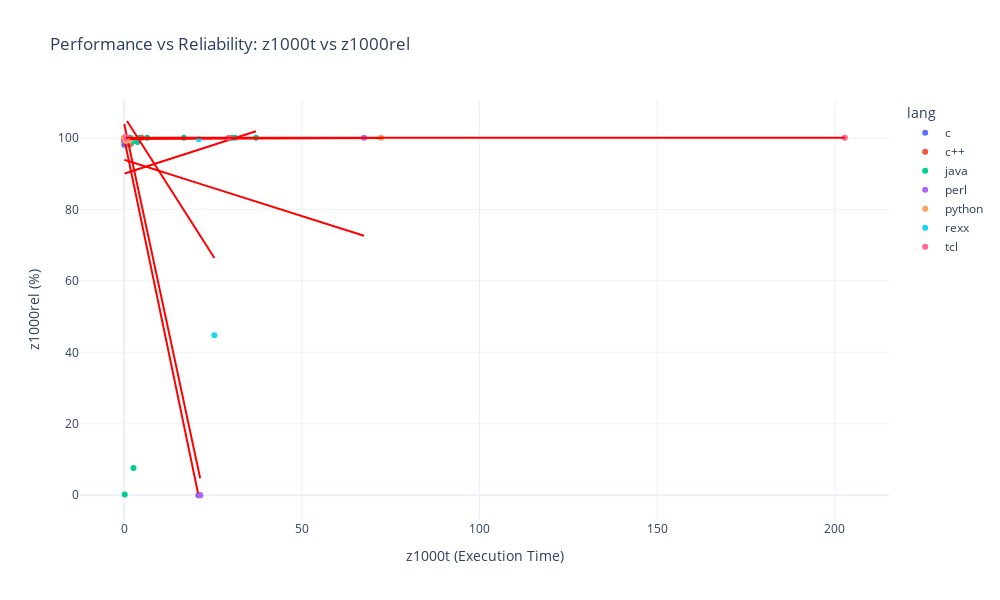
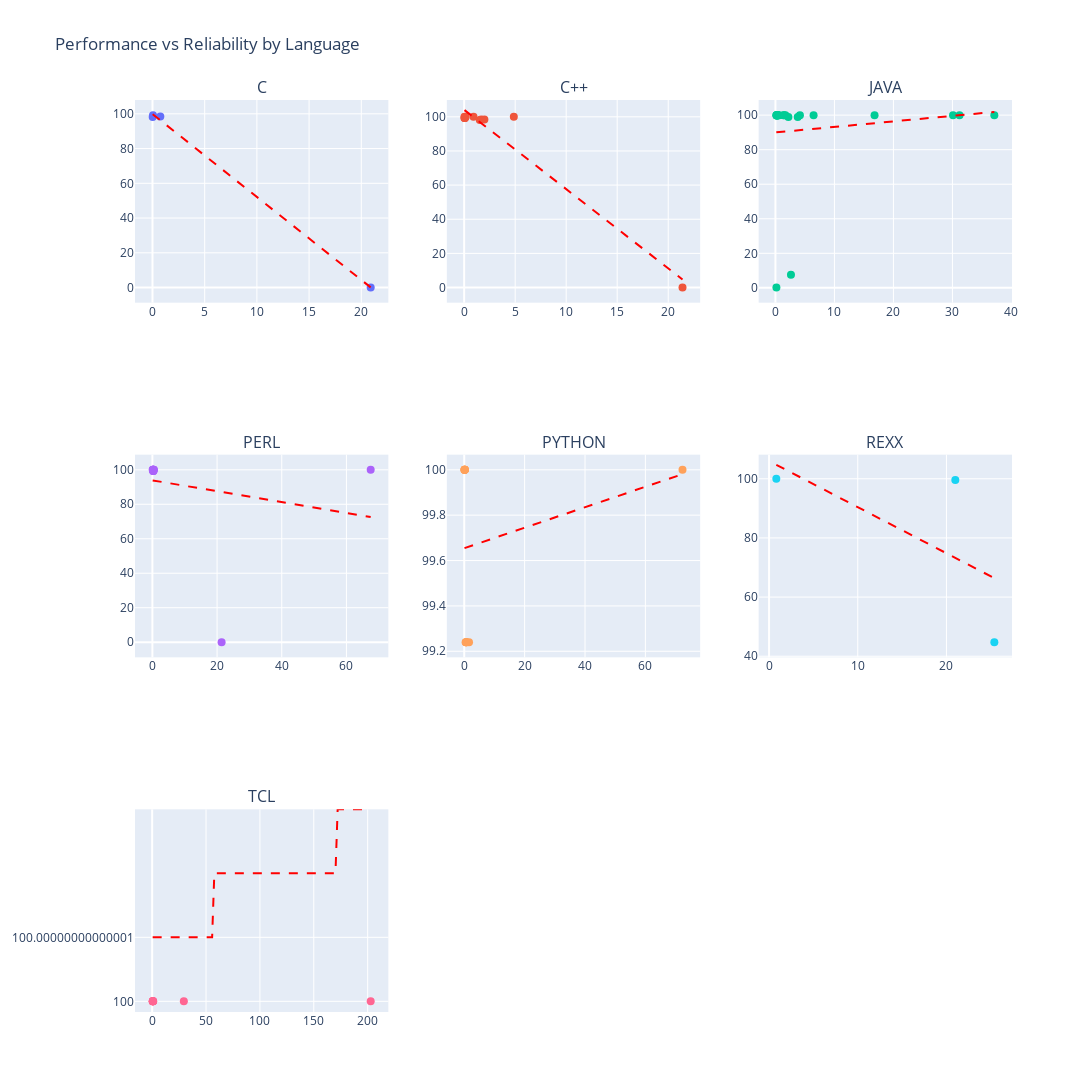
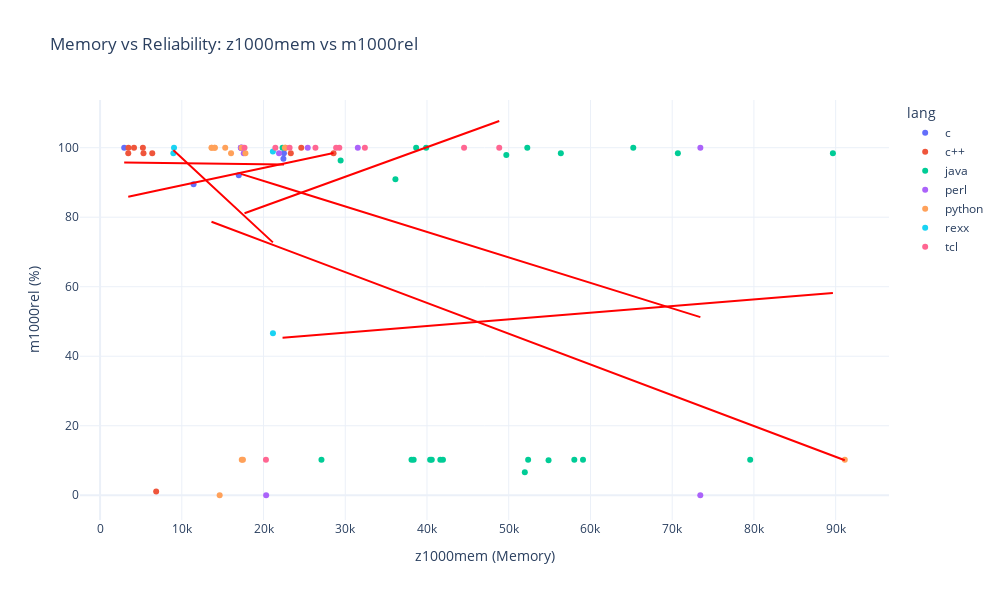
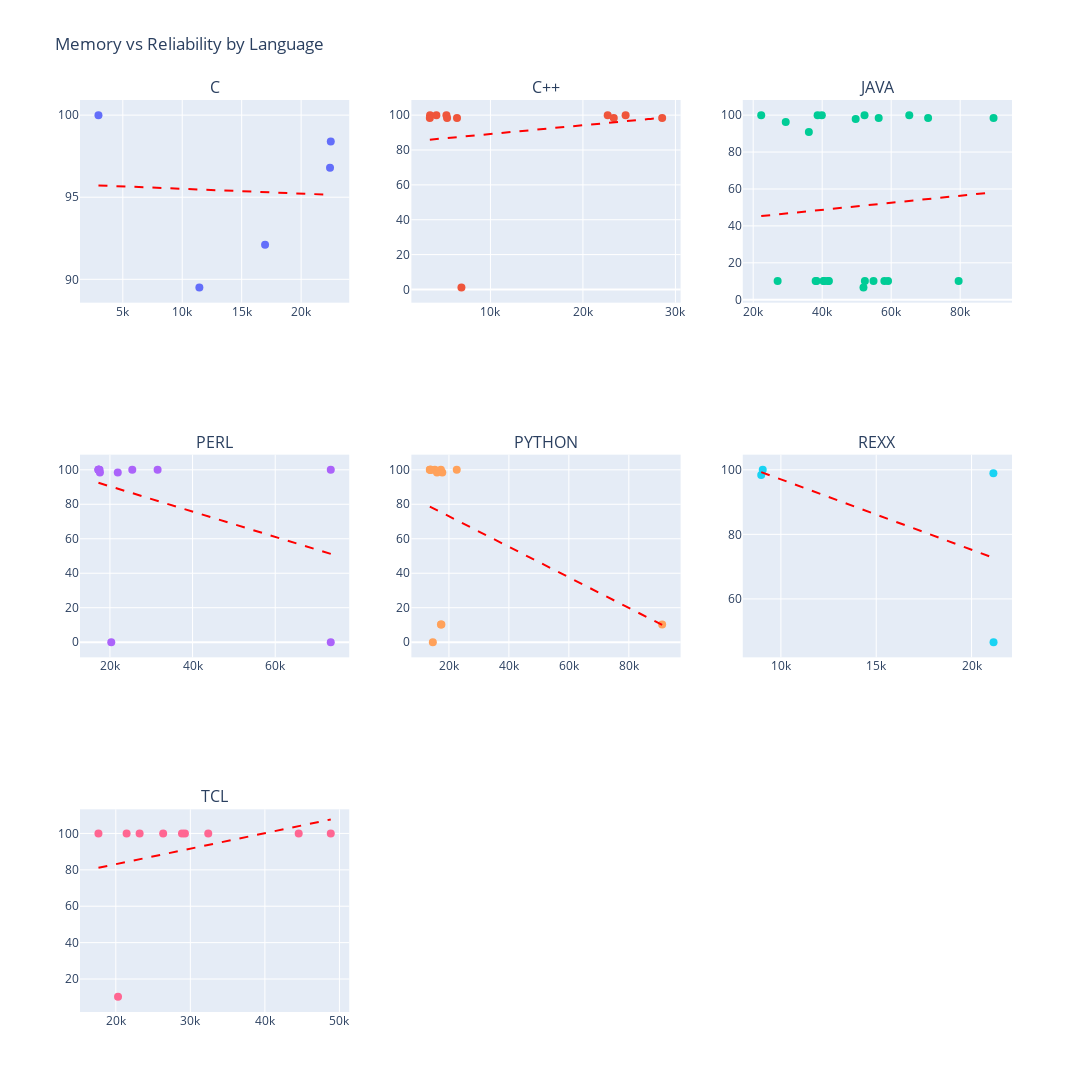

Notebook code for these charts, in order:
### Code cell
import pandas as pd
import numpy as np
import plotly.express as px
import plotly.graph_objects as go
from plotly.subplots import make_subplots
import warnings
warnings.filterwarnings('ignore')

# Set display options
pd.set_option('display.max_columns', None)
pd.set_option('display.width', None)

# ============================================================================
# SECTION 1: LOAD AND EXPLORE DATASET
# ============================================================================

# Load the dataset
df = pd.read_csv('assignment_3_dataset.csv', index_col=0)

print("Dataset Shape:", df.shape)
print("\nFirst Few Rows:")
print(df.head(10))
print("\nData Types:")
print(df.dtypes)

# ============================================================================
# SECTION 2: DATA CLEANING
# ============================================================================

df_clean = df.copy()

# Replace '??' and empty strings with NaN
df_clean = df_clean.replace('??', np.nan)
df_clean = df_clean.replace('', np.nan)

# Standardize language names to lowercase
df_clean['lang'] = df_clean['lang'].str.lower()

# Convert numeric columns
numeric_columns = ['z1000t', 'z0t', 'z1000mem', 'stmtL', 'z1000rel', 'm1000rel', 'whours']
for col in numeric_columns:
    df_clean[col] = pd.to_numeric(df_clean[col], errors='coerce')

print("\nCleaned Dataset Summary:")
print(df_clean.describe())

# ============================================================================
# SECTION 3: PERFORMANCE vs RELIABILITY (z1000t vs z1000rel)
# ============================================================================

df_perf_rel = df_clean[['person', 'lang', 'z1000t', 'z1000rel']].dropna()

print("\n" + "="*80)
print("PERFORMANCE vs RELIABILITY ANALYSIS")
print("="*80)
print(f"Records: {len(df_perf_rel)}")
print(f"Overall Correlation: {df_perf_rel['z1000t'].corr(df_perf_rel['z1000rel']):.4f}")

# Create scatter plot: z1000t vs z1000rel
fig1 = px.scatter(
    df_perf_rel,
    x='z1000t',
    y='z1000rel',
    color='lang',
    hover_data=['person'],
    title='Performance vs Reliability: z1000t vs z1000rel',
    labels={'z1000t': 'z1000t (Execution Time)', 'z1000rel': 'z1000rel (%)'},
    trendline='ols',
    trendline_color_override='red',
    template='plotly_white'
)
fig1.update_layout(height=600, width=1000)
fig1.show()

# By-language scatter plots
languages = sorted(df_perf_rel['lang'].unique())
n_langs = len(languages)
cols = 3
rows = (n_langs + cols - 1) // cols

fig2 = make_subplots(
    rows=rows, cols=cols,
    subplot_titles=[f'{lang.upper()}' for lang in languages],
    specs=[[{'type': 'scatter'} for _ in range(cols)] for _ in range(rows)]
)

colors = px.colors.qualitative.Plotly

for idx, lang in enumerate(languages):
    row = idx // cols + 1
    col = idx % cols + 1
    lang_data = df_perf_rel[df_perf_rel['lang'] == lang]

    fig2.add_trace(
        go.Scatter(
            x=lang_data['z1000t'], y=lang_data['z1000rel'],
            mode='markers', marker=dict(size=8, color=colors[idx % len(colors)]),
            name=lang.upper(), text=lang_data['person'],
            hovertemplate='<b>%{text}</b><br>z1000t: %{x:.2f}<br>z1000rel: %{y:.2f}<extra></extra>',
            showlegend=False
        ), row=row, col=col
    )

    if len(lang_data) > 1:
        z = np.polyfit(lang_data['z1000t'], lang_data['z1000rel'], 1)
        p = np.poly1d(z)
        x_trend = np.linspace(lang_data['z1000t'].min(), lang_data['z1000t'].max(), 100)
        fig2.add_trace(
            go.Scatter(x=x_trend, y=p(x_trend), mode='lines',
                      line=dict(color='red', width=2, dash='dash'),
                      showlegend=False, hoverinfo='skip'),
            row=row, col=col
        )

fig2.update_layout(height=400*rows, width=1200, title_text='Performance vs Reliability by Language', showlegend=False)
fig2.show()

# ============================================================================
# SECTION 4: MEMORY vs RELIABILITY (z1000mem vs m1000rel)
# ============================================================================

df_mem_rel = df_clean[['person', 'lang', 'z1000mem', 'm1000rel']].dropna()

print("\n" + "="*80)
print("MEMORY vs RELIABILITY ANALYSIS")
print("="*80)
print(f"Records: {len(df_mem_rel)}")
print(f"Overall Correlation: {df_mem_rel['z1000mem'].corr(df_mem_rel['m1000rel']):.4f}")

# Create scatter plot: z1000mem vs m1000rel
fig3 = px.scatter(
    df_mem_rel,
    x='z1000mem',
    y='m1000rel',
    color='lang',
    hover_data=['person'],
    title='Memory vs Reliability: z1000mem vs m1000rel',
    labels={'z1000mem': 'z1000mem (Memory)', 'm1000rel': 'm1000rel (%)'},
    trendline='ols',
    trendline_color_override='red',
    template='plotly_white'
)
fig3.update_layout(height=600, width=1000)
fig3.show()

# By-language scatter plots for memory
fig4 = make_subplots(
    rows=rows, cols=cols,
    subplot_titles=[f'{lang.upper()}' for lang in languages],
    specs=[[{'type': 'scatter'} for _ in range(cols)] for _ in range(rows)]
)

for idx, lang in enumerate(languages):
    row = idx // cols + 1
    col = idx % cols + 1
    lang_data = df_mem_rel[df_mem_rel['lang'] == lang]

    fig4.add_trace(
        go.Scatter(
            x=lang_data['z1000mem'], y=lang_data['m1000rel'],
            mode='markers', marker=dict(size=8, color=colors[idx % len(colors)]),
            name=lang.upper(), text=lang_data['person'],
            hovertemplate='<b>%{text}</b><br>z1000mem: %{x:.0f}<br>m1000rel: %{y:.2f}<extra></extra>',
            showlegend=False
        ), row=row, col=col
    )

    if len(lang_data) > 1:
        z = np.polyfit(lang_data['z1000mem'], lang_data['m1000rel'], 1)
        p = np.poly1d(z)
        x_trend = np.linspace(lang_data['z1000mem'].min(), lang_data['z1000mem'].max(), 100)
        fig4.add_trace(
            go.Scatter(x=x_trend, y=p(x_trend), mode='lines',
                      line=dict(color='red', width=2, dash='dash'),
                      showlegend=False, hoverinfo='skip'),
            row=row, col=col
        )

fig4.update_layout(height=400*rows, width=1200, title_text='Memory vs Reliability by Language', showlegend=False)
fig4.show()

# ============================================================================
# SECTION 5: OUTLIER DETECTION
# ============================================================================

def detect_outliers_iqr(data):
    Q1 = data.quantile(0.25)
    Q3 = data.quantile(0.75)
    IQR = Q3 - Q1
    lower_bound = Q1 - 1.5 * IQR
    upper_bound = Q3 + 1.5 * IQR
    return (data < lower_bound) | (data > upper_bound), lower_bound, upper_bound

# Analyze z1000t outliers
df_z1000t = df_clean[['person', 'lang', 'z1000t']].dropna()
outliers_t_iqr, lb_t, ub_t = detect_outliers_iqr(df_z1000t['z1000t'])

print("\n" + "="*80)
print("OUTLIER DETECTION: z1000t (Execution Time)")
print("="*80)
print(f"Total records: {len(df_z1000t)}")
print(f"IQR Bounds: [{lb_t:.2f}, {ub_t:.2f}]")
print(f"Outliers detected: {outliers_t_iqr.sum()} ({100*outliers_t_iqr.sum()/len(df_z1000t):.1f}%)")
print("\nExtreme Values:")
for idx, row in df_z1000t[outliers_t_iqr].sort_values('z1000t', ascending=False).iterrows():
    print(f"  {row['person']} ({row['lang']}): {row['z1000t']:.2f}")

# Box plot for z1000t
fig5 = px.box(df_z1000t, x='lang', y='z1000t',
              title='Distribution of z1000t by Language',
              labels={'z1000t': 'z1000t (Execution Time)', 'lang': 'Language'},
              template='plotly_white')
fig5.update_layout(height=600, width=1000)
fig5.show()

# Histogram for z1000t
fig6 = px.histogram(df_z1000t, x='z1000t', nbins=30, color='lang',
                   title='Histogram of z1000t with Outlier Bounds',
                   labels={'z1000t': 'z1000t (Execution Time)'},
                   barmode='group', template='plotly_white')
fig6.add_vline(x=ub_t, line_dash="dash", line_color="red", annotation_text=f"Upper: {ub_t:.2f}")
fig6.add_vline(x=lb_t, line_dash="dash", line_color="red", annotation_text=f"Lower: {lb_t:.2f}")
fig6.update_layout(height=600, width=1000)
fig6.show()

# Analyze z1000mem outliers
df_z1000mem = df_clean[['person', 'lang', 'z1000mem']].dropna()
outliers_mem_iqr, lb_mem, ub_mem = detect_outliers_iqr(df_z1000mem['z1000mem'])

print("\n" + "="*80)
print("OUTLIER DETECTION: z1000mem (Memory Usage)")
print("="*80)
print(f"Total records: {len(df_z1000mem)}")
print(f"IQR Bounds: [{lb_mem:.0f}, {ub_mem:.0f}]")
print(f"Outliers detected: {outliers_mem_iqr.sum()} ({100*outliers_mem_iqr.sum()/len(df_z1000mem):.1f}%)")
print("\nExtreme Values:")
for idx, row in df_z1000mem[outliers_mem_iqr].sort_values('z1000mem', ascending=False).iterrows():
    print(f"  {row['person']} ({row['lang']}): {row['z1000mem']:.0f}")

# Box plot for z1000mem
fig7 = px.box(df_z1000mem, x='lang', y='z1000mem',
              title='Distribution of z1000mem by Language',
              labels={'z1000mem': 'z1000mem (Memory)', 'lang': 'Language'},
              template='plotly_white')
fig7.update_layout(height=600, width=1000)
fig7.show()

# Histogram for z1000mem
fig8 = px.histogram(df_z1000mem, x='z1000mem', nbins=30, color='lang',
                   title='Histogram of z1000mem with Outlier Bounds',
                   labels={'z1000mem': 'z1000mem (Memory)'},
                   barmode='group', template='plotly_white')
fig8.add_vline(x=ub_mem, line_dash="dash", line_color="red", annotation_text=f"Upper: {ub_mem:.0f}")
fig8.add_vline(x=lb_mem, line_dash="dash", line_color="red", annotation_text=f"Lower: {lb_mem:.0f}")
fig8.update_layout(height=600, width=1000)
fig8.show()

# Scatter plots with outliers highlighted
df_analysis = df_clean[['person', 'lang', 'z1000t', 'z1000rel']].dropna()
df_analysis['is_outlier'] = detect_outliers_iqr(df_analysis['z1000t'])[0]
df_analysis['is_outlier_str'] = df_analysis['is_outlier'].map({True: 'Outlier', False: 'Normal'})

fig9 = px.scatter(df_analysis, x='z1000t', y='z1000rel', color='is_outlier_str',
                  hover_data=['person', 'lang'],
                  title='z1000t vs z1000rel with Outliers',
                  color_discrete_map={'Outlier': 'red', 'Normal': 'blue'},
                  template='plotly_white')
fig9.update_traces(marker=dict(size=10))
fig9.update_layout(height=600, width=1000)
fig9.show()

df_analysis_mem = df_clean[['person', 'lang', 'z1000mem', 'm1000rel']].dropna()
df_analysis_mem['is_outlier'] = detect_outliers_iqr(df_analysis_mem['z1000mem'])[0]
df_analysis_mem['is_outlier_str'] = df_analysis_mem['is_outlier'].map({True: 'Outlier', False: 'Normal'})

fig10 = px.scatter(df_analysis_mem, x='z1000mem', y='m1000rel', color='is_outlier_str',
                   hover_data=['person', 'lang'],
                   title='z1000mem vs m1000rel with Outliers',
                   color_discrete_map={'Outlier': 'red', 'Normal': 'blue'},
                   template='plotly_white')
fig10.update_traces(marker=dict(size=10))
fig10.update_layout(height=600, width=1000)
fig10.show()

print("\n" + "="*80)
print("ANALYSIS COMPLETE")
print("="*80)
